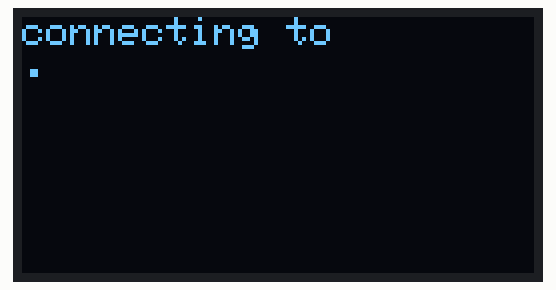
This sketch was run on a simulated ESP8266 (NodeMCU). On the bench: 128×64 one-colour display. WiFi joins after 1.5 s; servers stay silent unless stated.

Above: at 0.6 s.
At 2.2 s:
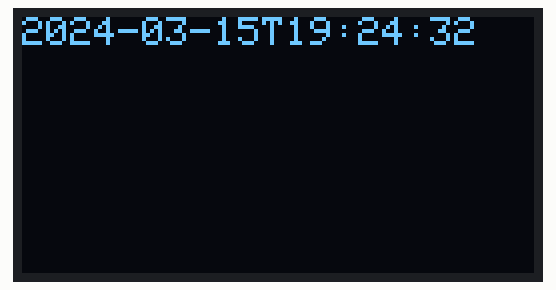
At 12.2 s:
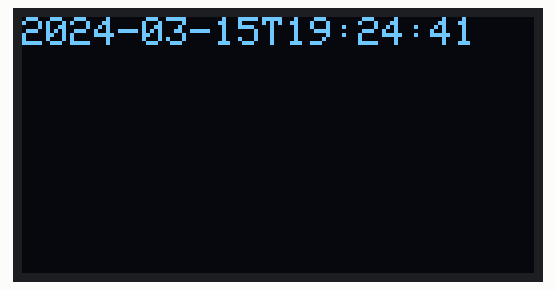
At 20.1 s:
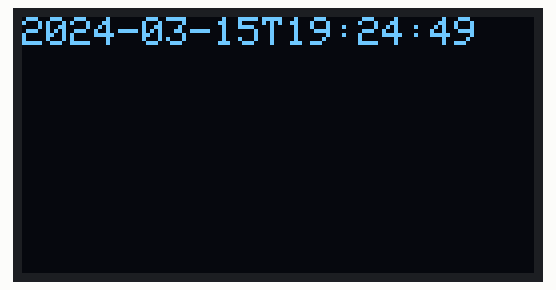
At 30.1 s:
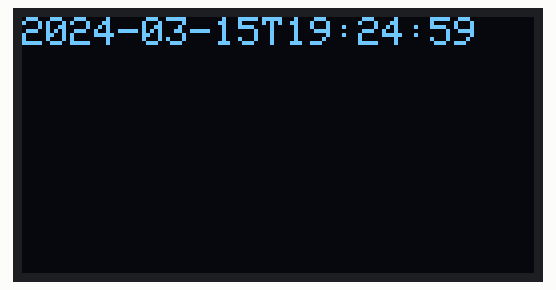
At 39.0 s:
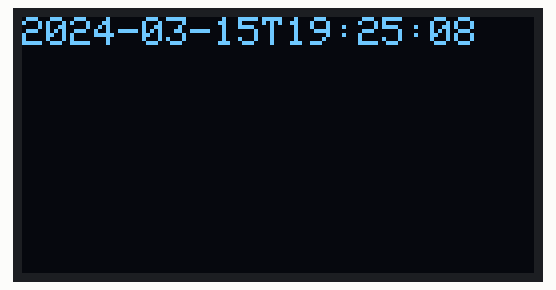

The sketch:

ESP8266_Test009_display.ino
```cpp
#include <SPI.h>
#include <Wire.h>
#include <Adafruit_GFX.h>
#include <Adafruit_SSD1306.h>
#include <ESP8266WiFi.h>
#include <WiFiUdp.h>
#include <TimeLib.h>

char ssid[] = "bld2-guest";
char pass[] = "MatsumotoWay";

const char* ntp_server = "ntp.nict.jp";
unsigned long last_sync_time=0;

#define OLED_RESET 2
Adafruit_SSD1306 display(OLED_RESET);

void setup(){
    Serial.begin(115200);

    display.begin(SSD1306_SWITCHCAPVCC, 0x3c);
    display.clearDisplay();
    display.setTextSize(1);
    display.setTextColor(WHITE);
    display.setCursor(0,0);
    display.println("connecting to");
    display.display();

    WiFi.mode(WIFI_STA);
    WiFi.begin(ssid, pass);
    while (WiFi.status() != WL_CONNECTED){
        delay(500);
        display.print(".");
        display.display();
    }
    display.println();
    display.display();

    display.println("WiFi connected");
    display.println("IP address ");
    display.println(WiFi.localIP());
    syncNTPtime();
    }

    void loop(){
        unsigned long t = now();

        char str_time[30];
        sprintf(str_time, "%04d-%02d-%02dT%02d:%02d:%02d", year(t), month(t), day(t), hour(t), minute(t), second(t));

        display.clearDisplay();
        display.setCursor(0,0);
        display.println(str_time);
        display.display();

        if(t/300!=last_sync_time/300){
            syncNTPtime();
            last_sync_time = t;
        }
        delay(500);
    }

    boolean syncNTPtime(){
        unsigned long unix_time = getNTPtime();
        if(unix_time>0){
            setTime(unix_time);
            return true;
        }
        return false;
    }

    unsigned long getNTPtime(){
        WiFiUDP udp;
        udp.begin(8888);
        unsigned long unix_time=0UL;
        byte packet[48];
        memset(packet, 0, 48);
        packet[0] = 0b11100011;
        packet[1] = 0;
        packet[2] = 6;
        packet[3] = 0xEC;
        packet[12] = 49;
        packet[13] = 0x4E;
        packet[14] = 49;
        packet[15] = 52;

        udp.beginPacket(ntp_server, 123);
        udp.write(packet, 48);
        udp.endPacket();

        for(int i = 0; i < 10; i++){
            delay(500);
            if(udp.parsePacket()){
                udp.read(packet, 48);
                unsigned long highWord = word(packet[40], packet[41]);
                unsigned long lowWord = word(packet[42], packet[43]);
                unsigned long secsSince1900 = highWord << 16 | lowWord;
                const unsigned long seventyYears = 2208988800UL;
                unix_time = secsSince1900 - seventyYears + 32400UL; // 32400 = 9 hours (JST)
                break;
            }
        }
        udp.stop();
        return unix_time;
    }
```

Measured:
- what the display in image 2 shows lasts 1.1 s, from 12.1 s to 13.2 s
